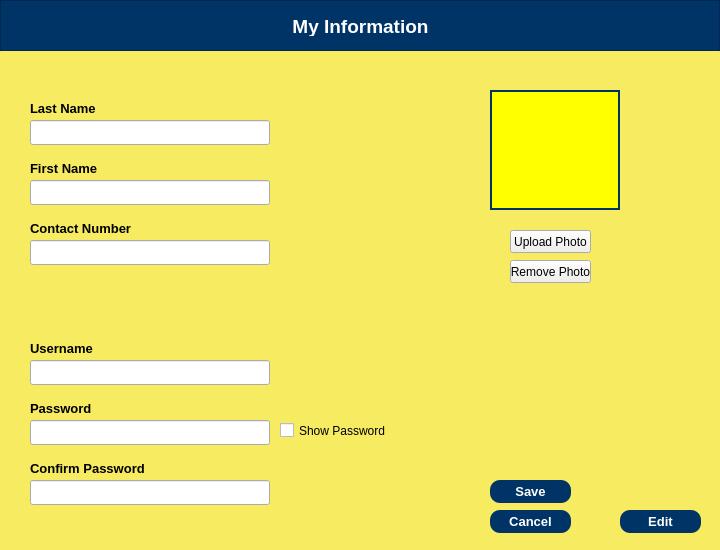
<?xml version="1.0" encoding="UTF-8"?>
<ui version="4.0">
 <class>Dialog</class>
 <widget class="QDialog" name="Dialog">
  <property name="geometry">
   <rect>
    <x>0</x>
    <y>0</y>
    <width>720</width>
    <height>550</height>
   </rect>
  </property>
  <property name="maximumSize">
   <size>
    <width>720</width>
    <height>550</height>
   </size>
  </property>
  <property name="windowTitle">
   <string>Dialog</string>
  </property>
  <widget class="QWidget" name="widgetAdminProfile" native="true">
   <property name="geometry">
    <rect>
     <x>0</x>
     <y>0</y>
     <width>720</width>
     <height>550</height>
    </rect>
   </property>
   <property name="font">
    <font>
     <family>Arial</family>
     <kerning>false</kerning>
    </font>
   </property>
   <property name="styleSheet">
    <string notr="true">QWidget #widgetAdminProfile {
	background-color:  rgb(246, 235, 97);
}</string>
   </property>
   <widget class="QFrame" name="frame">
    <property name="geometry">
     <rect>
      <x>0</x>
      <y>0</y>
      <width>720</width>
      <height>51</height>
     </rect>
    </property>
    <property name="font">
     <font>
      <family>Arial</family>
      <kerning>false</kerning>
     </font>
    </property>
    <property name="styleSheet">
     <string notr="true">background-color: rgb(0, 51, 102);
color: white;</string>
    </property>
    <property name="frameShape">
     <enum>QFrame::StyledPanel</enum>
    </property>
    <property name="frameShadow">
     <enum>QFrame::Raised</enum>
    </property>
    <widget class="QLabel" name="label">
     <property name="geometry">
      <rect>
       <x>210</x>
       <y>16</y>
       <width>301</width>
       <height>20</height>
      </rect>
     </property>
     <property name="font">
      <font>
       <family>Arial</family>
       <pointsize>14</pointsize>
       <weight>75</weight>
       <bold>true</bold>
       <kerning>false</kerning>
      </font>
     </property>
     <property name="text">
      <string>My Information</string>
     </property>
     <property name="alignment">
      <set>Qt::AlignCenter</set>
     </property>
    </widget>
   </widget>
   <widget class="QLabel" name="label_2">
    <property name="geometry">
     <rect>
      <x>30</x>
      <y>100</y>
      <width>81</width>
      <height>16</height>
     </rect>
    </property>
    <property name="font">
     <font>
      <family>Arial</family>
      <pointsize>10</pointsize>
      <weight>75</weight>
      <bold>true</bold>
      <kerning>false</kerning>
     </font>
    </property>
    <property name="text">
     <string>Last Name</string>
    </property>
   </widget>
   <widget class="QPushButton" name="pushBtnEditAdmin">
    <property name="geometry">
     <rect>
      <x>620</x>
      <y>510</y>
      <width>81</width>
      <height>23</height>
     </rect>
    </property>
    <property name="font">
     <font>
      <family>Arial</family>
      <pointsize>10</pointsize>
      <weight>75</weight>
      <bold>true</bold>
      <kerning>false</kerning>
     </font>
    </property>
    <property name="styleSheet">
     <string notr="true">background-color: rgb(0, 51, 102);
color: white;
border-radius: 10px;</string>
    </property>
    <property name="text">
     <string>Edit</string>
    </property>
    <property name="checkable">
     <bool>false</bool>
    </property>
   </widget>
   <widget class="QLabel" name="label_3">
    <property name="geometry">
     <rect>
      <x>30</x>
      <y>160</y>
      <width>81</width>
      <height>16</height>
     </rect>
    </property>
    <property name="font">
     <font>
      <family>Arial</family>
      <pointsize>10</pointsize>
      <weight>75</weight>
      <bold>true</bold>
      <kerning>false</kerning>
     </font>
    </property>
    <property name="text">
     <string>First Name</string>
    </property>
   </widget>
   <widget class="QLabel" name="label_5">
    <property name="geometry">
     <rect>
      <x>30</x>
      <y>220</y>
      <width>131</width>
      <height>16</height>
     </rect>
    </property>
    <property name="font">
     <font>
      <family>Arial</family>
      <pointsize>10</pointsize>
      <weight>75</weight>
      <bold>true</bold>
      <kerning>false</kerning>
     </font>
    </property>
    <property name="text">
     <string>Contact Number</string>
    </property>
   </widget>
   <widget class="QLineEdit" name="lineEditAdminLname">
    <property name="geometry">
     <rect>
      <x>30</x>
      <y>120</y>
      <width>240</width>
      <height>25</height>
     </rect>
    </property>
    <property name="font">
     <font>
      <family>Arial</family>
      <kerning>false</kerning>
     </font>
    </property>
   </widget>
   <widget class="QLineEdit" name="lineEditAdminFname">
    <property name="geometry">
     <rect>
      <x>30</x>
      <y>180</y>
      <width>240</width>
      <height>25</height>
     </rect>
    </property>
    <property name="font">
     <font>
      <family>Arial</family>
      <kerning>false</kerning>
     </font>
    </property>
   </widget>
   <widget class="QLineEdit" name="lineEditAdminContact">
    <property name="geometry">
     <rect>
      <x>30</x>
      <y>240</y>
      <width>240</width>
      <height>25</height>
     </rect>
    </property>
    <property name="font">
     <font>
      <family>Arial</family>
      <kerning>false</kerning>
     </font>
    </property>
   </widget>
   <widget class="QPushButton" name="pushBtnSaveAdmin">
    <property name="geometry">
     <rect>
      <x>490</x>
      <y>480</y>
      <width>81</width>
      <height>23</height>
     </rect>
    </property>
    <property name="font">
     <font>
      <family>Arial</family>
      <pointsize>10</pointsize>
      <weight>75</weight>
      <bold>true</bold>
      <kerning>false</kerning>
     </font>
    </property>
    <property name="styleSheet">
     <string notr="true">background-color: rgb(0, 51, 102);
color: white;
border-radius: 10px;</string>
    </property>
    <property name="text">
     <string>Save</string>
    </property>
    <property name="checkable">
     <bool>false</bool>
    </property>
   </widget>
   <widget class="QLabel" name="labelAdminPic">
    <property name="geometry">
     <rect>
      <x>490</x>
      <y>90</y>
      <width>130</width>
      <height>120</height>
     </rect>
    </property>
    <property name="styleSheet">
     <string notr="true">background-color: yellow;
border: 2px solid  rgb(0, 51, 102);</string>
    </property>
    <property name="text">
     <string/>
    </property>
    <property name="scaledContents">
     <bool>true</bool>
    </property>
   </widget>
   <widget class="QPushButton" name="pushBtnUploadAdminPic">
    <property name="geometry">
     <rect>
      <x>510</x>
      <y>230</y>
      <width>81</width>
      <height>23</height>
     </rect>
    </property>
    <property name="text">
     <string>Upload Photo</string>
    </property>
   </widget>
   <widget class="QLabel" name="label_6">
    <property name="geometry">
     <rect>
      <x>30</x>
      <y>340</y>
      <width>81</width>
      <height>16</height>
     </rect>
    </property>
    <property name="font">
     <font>
      <family>Arial</family>
      <pointsize>10</pointsize>
      <weight>75</weight>
      <bold>true</bold>
      <kerning>false</kerning>
     </font>
    </property>
    <property name="text">
     <string>Username</string>
    </property>
   </widget>
   <widget class="QLineEdit" name="lineEditUsername">
    <property name="geometry">
     <rect>
      <x>30</x>
      <y>360</y>
      <width>240</width>
      <height>25</height>
     </rect>
    </property>
    <property name="font">
     <font>
      <family>Arial</family>
      <kerning>false</kerning>
     </font>
    </property>
   </widget>
   <widget class="QLabel" name="label_7">
    <property name="geometry">
     <rect>
      <x>30</x>
      <y>400</y>
      <width>81</width>
      <height>16</height>
     </rect>
    </property>
    <property name="font">
     <font>
      <family>Arial</family>
      <pointsize>10</pointsize>
      <weight>75</weight>
      <bold>true</bold>
      <kerning>false</kerning>
     </font>
    </property>
    <property name="text">
     <string>Password</string>
    </property>
   </widget>
   <widget class="QLineEdit" name="lineEditPassword">
    <property name="geometry">
     <rect>
      <x>30</x>
      <y>420</y>
      <width>240</width>
      <height>25</height>
     </rect>
    </property>
    <property name="font">
     <font>
      <family>Arial</family>
      <kerning>false</kerning>
     </font>
    </property>
    <property name="echoMode">
     <enum>QLineEdit::Password</enum>
    </property>
   </widget>
   <widget class="QPushButton" name="pushBtnRemoveAdminPic">
    <property name="geometry">
     <rect>
      <x>510</x>
      <y>260</y>
      <width>81</width>
      <height>23</height>
     </rect>
    </property>
    <property name="text">
     <string>Remove Photo</string>
    </property>
   </widget>
   <widget class="QLabel" name="label_9">
    <property name="geometry">
     <rect>
      <x>30</x>
      <y>460</y>
      <width>131</width>
      <height>16</height>
     </rect>
    </property>
    <property name="font">
     <font>
      <family>Arial</family>
      <pointsize>10</pointsize>
      <weight>75</weight>
      <bold>true</bold>
      <kerning>false</kerning>
     </font>
    </property>
    <property name="text">
     <string>Confirm Password</string>
    </property>
   </widget>
   <widget class="QLineEdit" name="lineEditCPassword">
    <property name="geometry">
     <rect>
      <x>30</x>
      <y>480</y>
      <width>240</width>
      <height>25</height>
     </rect>
    </property>
    <property name="font">
     <font>
      <family>Arial</family>
      <kerning>false</kerning>
     </font>
    </property>
    <property name="echoMode">
     <enum>QLineEdit::Password</enum>
    </property>
   </widget>
   <widget class="QPushButton" name="pushBtnCancelAdmin">
    <property name="geometry">
     <rect>
      <x>490</x>
      <y>510</y>
      <width>81</width>
      <height>23</height>
     </rect>
    </property>
    <property name="font">
     <font>
      <family>Arial</family>
      <pointsize>10</pointsize>
      <weight>75</weight>
      <bold>true</bold>
      <kerning>false</kerning>
     </font>
    </property>
    <property name="styleSheet">
     <string notr="true">background-color: rgb(0, 51, 102);
color: white;
border-radius: 10px;</string>
    </property>
    <property name="text">
     <string>Cancel</string>
    </property>
    <property name="checkable">
     <bool>false</bool>
    </property>
   </widget>
   <widget class="QCheckBox" name="showPass">
    <property name="geometry">
     <rect>
      <x>280</x>
      <y>420</y>
      <width>111</width>
      <height>21</height>
     </rect>
    </property>
    <property name="text">
     <string>Show Password</string>
    </property>
   </widget>
  </widget>
 </widget>
 <resources/>
 <connections/>
</ui>
